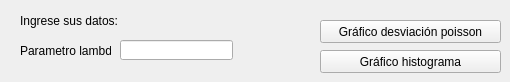
      <widget class="QWidget" name="tab_14">
       <attribute name="title">
        <string>Poisson</string>
       </attribute>
       <widget class="QLabel" name="label_11">
        <property name="geometry">
         <rect>
          <x>20</x>
          <y>10</y>
          <width>161</width>
          <height>21</height>
         </rect>
        </property>
        <property name="text">
         <string>Ingrese sus datos:</string>
        </property>
       </widget>
       <widget class="QLabel" name="label_23">
        <property name="geometry">
         <rect>
          <x>20</x>
          <y>40</y>
          <width>91</width>
          <height>21</height>
         </rect>
        </property>
        <property name="text">
         <string>Parametro lambda:</string>
        </property>
       </widget>
       <widget class="QLineEdit" name="despo">
        <property name="geometry">
         <rect>
          <x>120</x>
          <y>40</y>
          <width>113</width>
          <height>20</height>
         </rect>
        </property>
       </widget>
       <widget class="QPushButton" name="dispoi">
        <property name="geometry">
         <rect>
          <x>320</x>
          <y>20</y>
          <width>181</width>
          <height>23</height>
         </rect>
        </property>
        <property name="text">
         <string>Gráfico desviación poisson</string>
        </property>
       </widget>
       <widget class="QPushButton" name="histpo">
        <property name="geometry">
         <rect>
          <x>320</x>
          <y>50</y>
          <width>181</width>
          <height>23</height>
         </rect>
        </property>
        <property name="text">
         <string>Gráfico histograma</string>
        </property>
       </widget>
      </widget>
